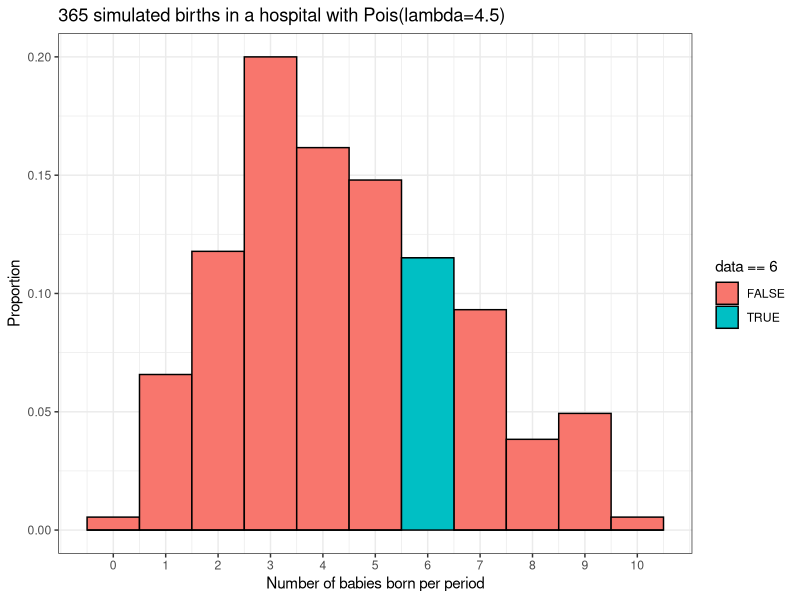

Source code (R):
#calculate theoretical probability of 6 babies born in a day 
#with historic average of 4.5 babies born everyday
print(dpois(6,4.5))

#output means that theoretical prob of 6 babies born
#is about 13%

#simulate births for a year (n=365) using rpois()
#and compare the proportion of days in which there were 6 births
#to the theoretical prob we calculated above
library(dplyr)
library(ggplot2)

set.seed(2)

babies<-data.frame('data'=rpois(365,4.5))

result<- babies %>% ggplot()+
    geom_histogram(aes(x=data,
                        y=stat(count/sum(count)),
                        fill=data==6),
                    binwidth=1,
                    color='black',)+
    scale_x_continuous(breaks=0:10)+
    labs(x="Number of babies born per period",
        y="Proportion",
        title="365 simulated births in a hospital with Pois(lambda=4.5)")+
    theme_bw()

print(result)

#to see the simulated result is equal to the output of the 
#dpois(6,4.5)
print(babies %>% dplyr::summarize(six_babies=sum(babies$data==6)/n()))
